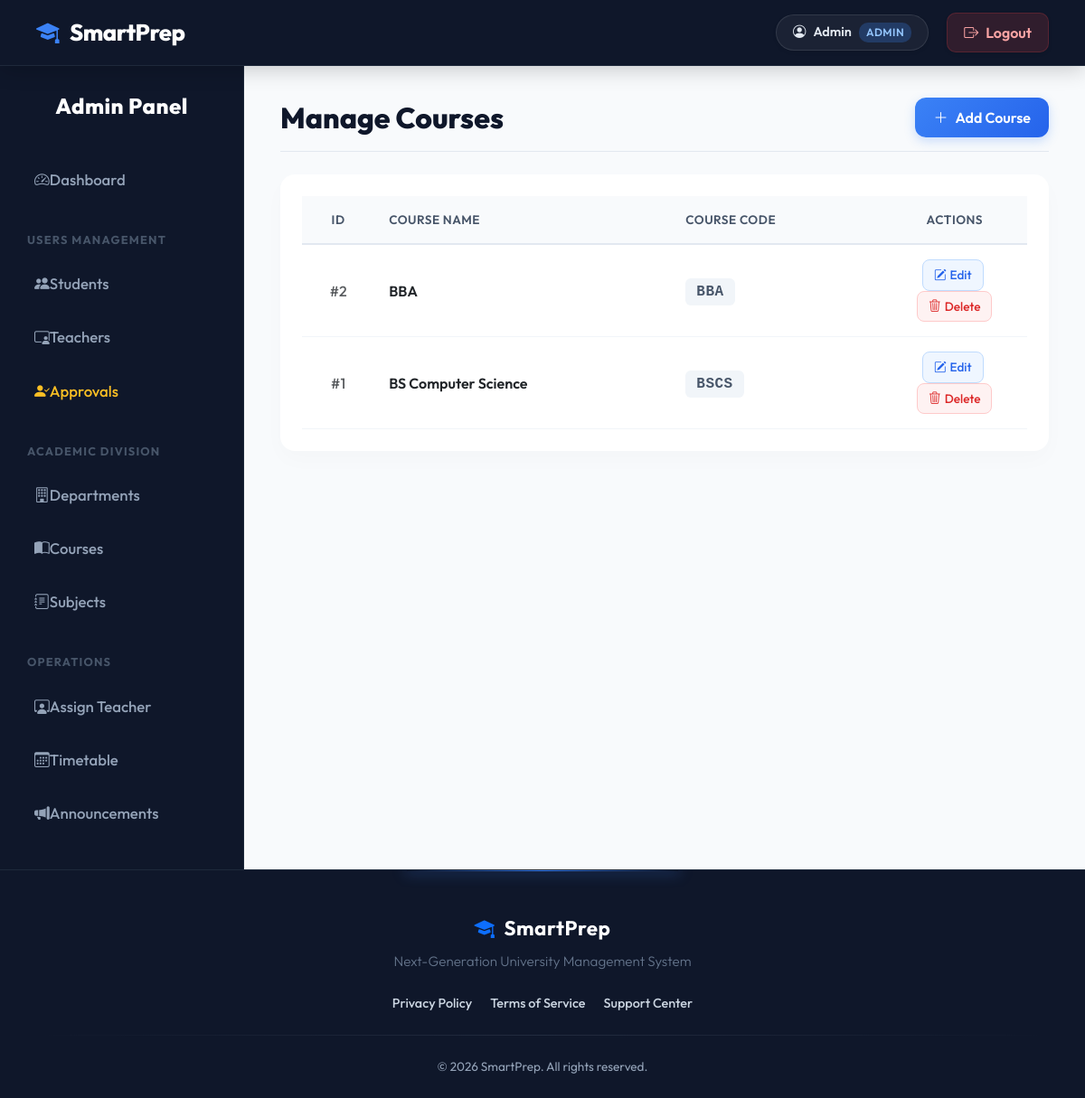
The page /admin/manage_courses.php (signed in) on the database its author committed.
### tables this page shows
CREATE TABLE courses (
    id INT AUTO_INCREMENT PRIMARY KEY,
    name VARCHAR(100),
    code VARCHAR(50),
    department_id INT
);

### includes/db.php (called while the page is built, shortened)
<?php
require_once __DIR__ . '/../config.php';
function db() {
    static $pdoInstance = null;
    if ($pdoInstance === null) {
        global $pdo;
        $pdoInstance = $pdo;
    }
    return $pdoInstance;
}
function fetchAll($query, $params = []) {
    $stmt = db()->prepare($query);
    $stmt->execute($params);
    return $stmt->fetchAll();
}
?>

### admin/manage_courses.php (the view, shortened to what this page needs)
<?php
require_once '../config.php';
require_once '../includes/db.php';
$courses = fetchAll("SELECT * FROM courses ORDER BY id DESC");
require_once '../includes/header.php';
?>
<?php require_once '../includes/sidebar_admin.php'; ?>
<div class="dash-header">
    <h2 class="dash-title">Manage Courses</h2>
    <a href="add_course.php" class="btn-action-primary">
        <i class="bi bi-plus-lg"></i> Add Course
    </a>
</div>
<div class="card p-4 border-0">
    <div class="table-responsive">
        <table class="table table-hover align-middle mb-0">
            <thead>
                <tr>
                    <th width="10%" class="text-center">ID</th>
                    <th>Course Name</th>
                    <th>Course Code</th>
                    <th width="20%" class="text-center">Actions</th>
                </tr>
            </thead>
            <tbody>
                <?php if ($courses): ?>
                    <?php foreach ($courses as $course): ?>
                        <tr>
                            <td class="text-center text-muted fw-medium">#<?= $course['id'] ?></td>
                            <td class="fw-semibold text-dark"><?= htmlspecialchars($course['name']) ?></td>
                            <td><span class="badge-code"><?= htmlspecialchars($course['code']) ?></span></td>
                            <td class="text-center gap-2">
                                <a href="edit_course.php?id=<?= $course['id'] ?>" class="text-decoration-none action-btn action-btn-edit d-inline-flex align-items-center me-1">
                                    <i class="bi bi-pencil-square me-1"></i> Edit
                                </a>
                                <a href="?delete=<?= $course['id'] ?>" class="text-decoration-none action-btn action-btn-delete d-inline-flex align-items-center" onclick="return confirm('Delete this course?')">
                                    <i class="bi bi-trash3 me-1"></i> Delete
                                </a>
                            </td>
                        </tr>
                    <?php endforeach; ?>
                <?php else: ?>
                    <tr>
                        <td colspan="4" class="text-center text-muted py-4">No courses found. Create one to get started.</td>
                    </tr>
                <?php endif; ?>
            </tbody>
        </table>
    </div>
</div>
<?php
echo "</div></div>";
require_once '../includes/footer.php';
?>

### includes/header.php (style rules this page uses)
body { margin: 0; background: #f8fafc; font-family: 'Outfit', sans-serif; color: #1e293b; display: flex; flex-direction: column; min-height: 100vh; }
.card { border-radius: 16px; border: 1px solid rgba(0,0,0,0.03); box-shadow: 0 10px 25px rgba(0,0,0,0.02); background: #ffffff; transition: box-shadow 0.3s ease; }
.table { border-collapse: separate; border-spacing: 0; width: 100%; }
.table thead th { background: #f8fafc; color: #475569; font-weight: 600; text-transform: uppercase; font-size: 0.85rem; letter-spacing: 0.5px; border-bottom: 2px solid #e2e8f0; padding: 16px; border-top: none; }
.table tbody td { padding: 16px; vertical-align: middle; color: #334155; border-bottom: 1px solid #f1f5f9; }

### admin/manage_courses.php (style rules this page uses)
.dash-header { display: flex; justify-content: space-between; align-items: center; margin-bottom: 25px; padding-bottom: 15px; border-bottom: 1px solid #e2e8f0; }
.dash-title { font-weight: 800; color: #0f172a; font-size: 2rem; margin: 0; }
.btn-action-primary { background: linear-gradient(135deg, #3b82f6 0%, #2563eb 100%); color: white; font-weight: 600; padding: 10px 20px; border-radius: 12px; border: none; box-shadow: 0 4px 12px rgba(59, 130, 246, 0.25); transition: all 0.2s ease; text-decoration: none; display: inline-flex; align-items: center; gap: 8px; }
.action-btn { padding: 6px 12px; border-radius: 8px; font-weight: 500; font-size: 0.85rem; transition: all 0.2s; }
.action-btn-edit { background: #eff6ff; color: #2563eb; border: 1px solid #bfdbfe; }
.action-btn-delete { background: #fef2f2; color: #dc2626; border: 1px solid #fecaca; }
.badge-code { background: #f1f5f9; color: #475569; padding: 6px 12px; border-radius: 6px; font-family: monospace; font-weight: 600; letter-spacing: 0.5px; }

### rows shown on the page
courses: id "2", name "BBA", code "BBA"
courses: id "1", name "BS Computer Science", code "BSCS"

### other values the page prints
APP_NAME "SmartPrep"
$_SESSION['name'] "Admin"
$_SESSION['role'] "ADMIN"
